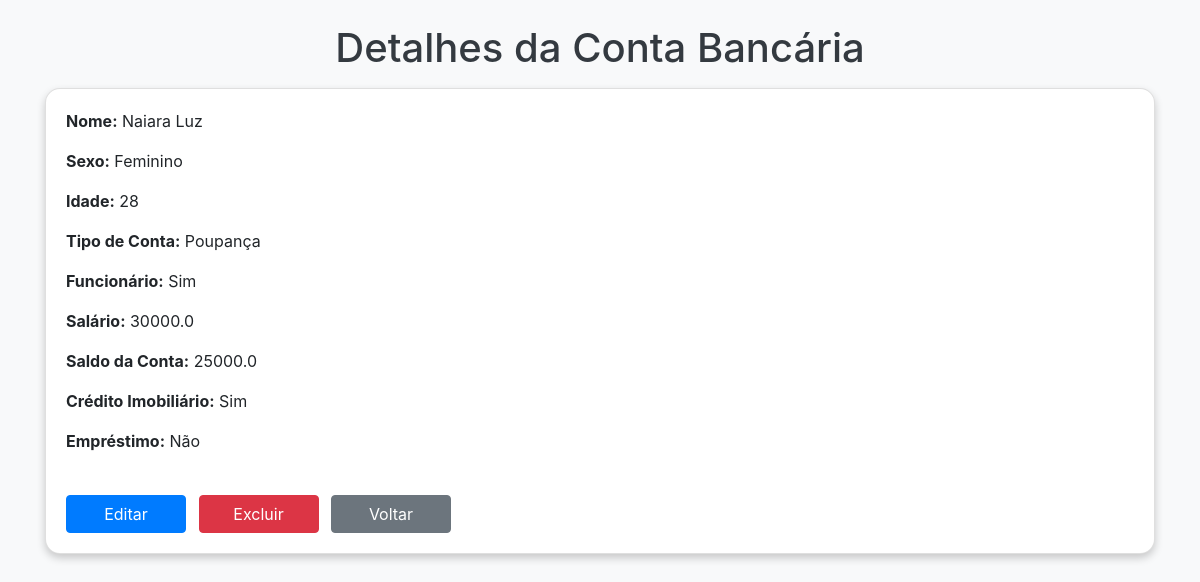
/view_account/4, run on an earlier commit of the app's database.
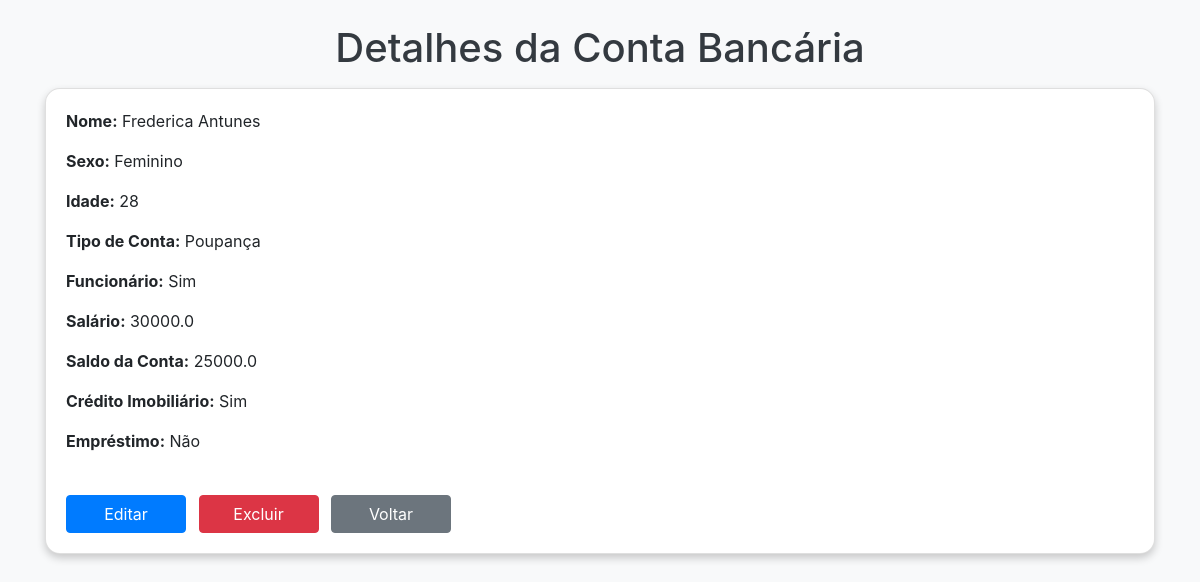
And on a later commit of the database.
### tables this page shows
CREATE TABLE contas_bancarias
                 (id INTEGER PRIMARY KEY AUTOINCREMENT,
                 nome TEXT NOT NULL,
                 sexo TEXT NOT NULL,
                 idade INTEGER NOT NULL,
                 tipo_conta TEXT NOT NULL,
                 funcionario BOOLEAN NOT NULL,
                 salario REAL,
                 saldo_conta REAL,
                 credito_imobiliario BOOLEAN NOT NULL,
                 emprestimo BOOLEAN NOT NULL);

### app.py (the view)
@app.route('/view_account/<int:id>', methods=['GET'])
def view_account(id):
    conn = sqlite3.connect('C:/Users/manuel/Desktop/projecto inar/contas_bancarias.db')
    c = conn.cursor()
    c.execute("SELECT * FROM contas_bancarias WHERE id=?", (id,))
    account = c.fetchone()
    conn.close()
    return render_template('view_account.html', account=account)

### templates/view_account.html (shortened to what this page needs)
<!DOCTYPE html>
<html lang="en">
<head>
    <link rel="stylesheet" href="https://maxcdn.bootstrapcdn.com/bootstrap/4.5.2/css/bootstrap.min.css">
</head>
<body class="container">
    <h1 class="mt-4 mb-3">Detalhes da Conta Bancária</h1>
    <div class="card">
        <div class="row">
            <div class="col-md-6">
                <p><strong>Nome:</strong> {{ account[1] }}</p>
                <p><strong>Sexo:</strong> {{ account[2] }}</p>
                <p><strong>Idade:</strong> {{ account[3] }}</p>
                <p><strong>Tipo de Conta:</strong> {{ account[4] }}</p>
                <p><strong>Funcionário:</strong> {% if account[5] %}Sim{% else %}Não{% endif %}</p>
                <p><strong>Salário:</strong> {{ account[6] }}</p>
                <p><strong>Saldo da Conta:</strong> {{ account[7] }}</p>
                <p><strong>Crédito Imobiliário:</strong> {% if account[8] %}Sim{% else %}Não{% endif %}</p>
                <p><strong>Empréstimo:</strong> {% if account[9] %}Sim{% else %}Não{% endif %}</p>
            </div>
        </div>
        <div class="row mt-3">
            <div class="col-md-6">
                <form action="{{ url_for('delete_account', id=account[0]) }}" method="POST" onsubmit="return confirm('Tem certeza que deseja excluir esta conta bancária?')">
                    <a href="{{ url_for('edit_account', id=account[0]) }}" class="btn btn-primary mr-2">Editar</a>
                    <button type="submit" class="btn btn-danger">Excluir</button>
                    <a href="javascript:history.back()" class="btn btn-secondary ml-2">Voltar</a>
                </form>
            </div>
        </div>
    </div>
</body>
</html>

### templates/view_account.html (style rules this page uses)
body { background-color: #f8f9fa; }
.card { box-shadow: 0 4px 8px 0 rgba(0,0,0,0.2); transition: 0.3s; border-radius: 15px; padding: 20px; }
h1 { margin-top: 20px; margin-bottom: 20px; text-align: center; color: #343a40; }
.btn { margin-top: 10px; width: 120px; }

What changed in the data, as far as the page shows it:
changed contas_bancarias "Feminino": nome "Naiara Luz" → "Frederica Antunes"
